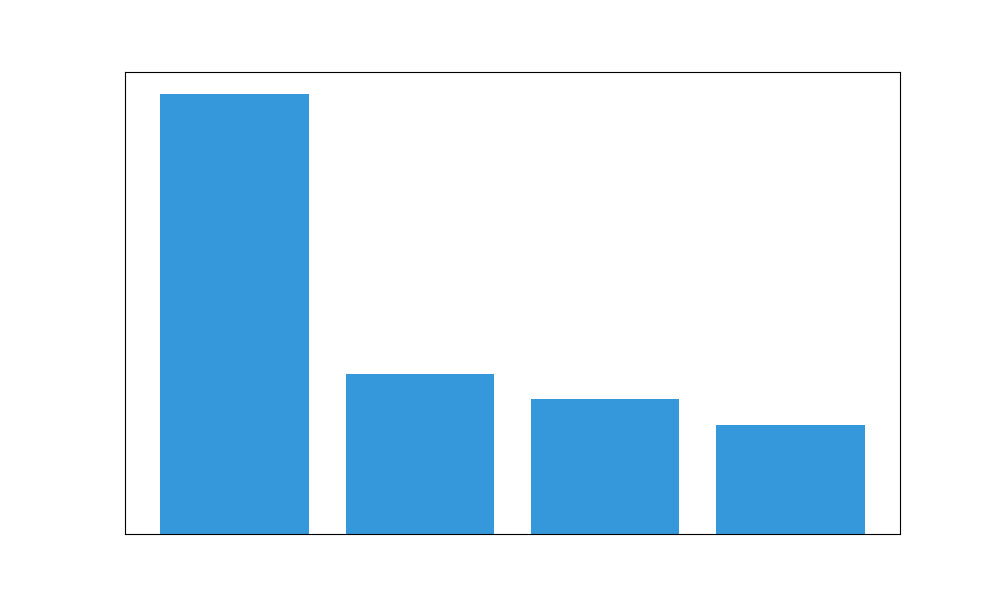

Python code for this plot:
import matplotlib.pyplot as plt
import numpy as np

fruit_types = ['Apple', 'Cherry', 'Date', 'Elderberry']
total_usage = np.sum(np.array([
    [150, 160, 170, 180, 190],  # Apple
    [50, 55, 60, 65, 80],       # Cherry
    [40, 45, 50, 55, 70],       # Date
    [30, 35, 40, 45, 60]        # Elderberry
]), axis=1)

sorted_indices = np.argsort(total_usage)[::-1]
sorted_fruits = np.array(fruit_types)[sorted_indices]
sorted_usage = total_usage[sorted_indices]

plt.figure(figsize=(10, 6))
# Apply a single color consistently across all data groups
plt.bar(sorted_fruits, sorted_usage, color='#3498db')

plt.xticks([])
plt.yticks([])

plt.show()
